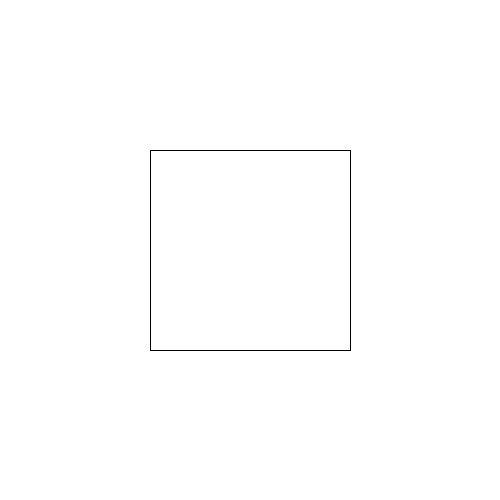
Frame 1 (no input)
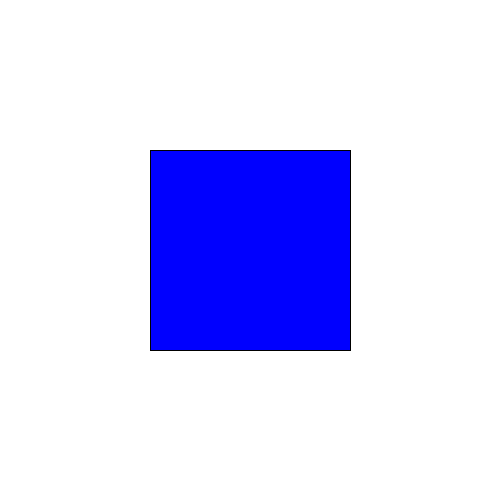
Frame 60 (the mouse pressed at the canvas centre just before this capture)
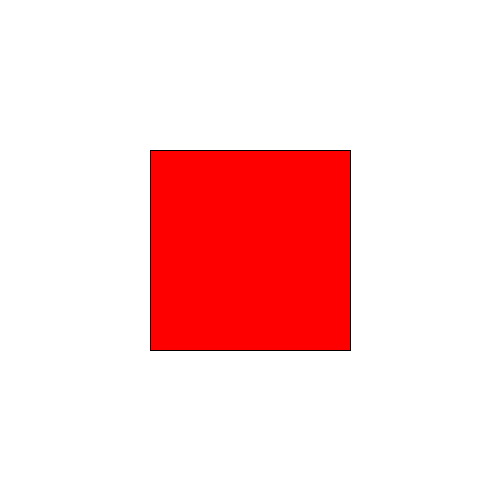
Frame 120 (the mouse held since frame 60 and released just before this capture)

The Processing sketch that drew these frames (run headless with seeded random() and noise(); from frame 60 on, the mouse is pressed at the canvas centre):

// Processing sketch: ex8
// ── ex8.pde
float tam = 200;
color cor1 = color(255,0,0);
color cor2 = color(0,0,255);

void setup() {
  size(500,500);
  rectMode(CENTER);
}

void draw() {
  background(255);
  rect(width/2,height/2,tam,tam);
  trocarCor();
}

void trocarCor() {
  if (mouseX >= width/2-tam/2 && mouseX <= width/2+tam/2 && mouseY >= height/2-tam/2 && mouseY <= height/2+tam/2) {
    fill(cor1);
  } else {
    fill(cor2);
  }
}
